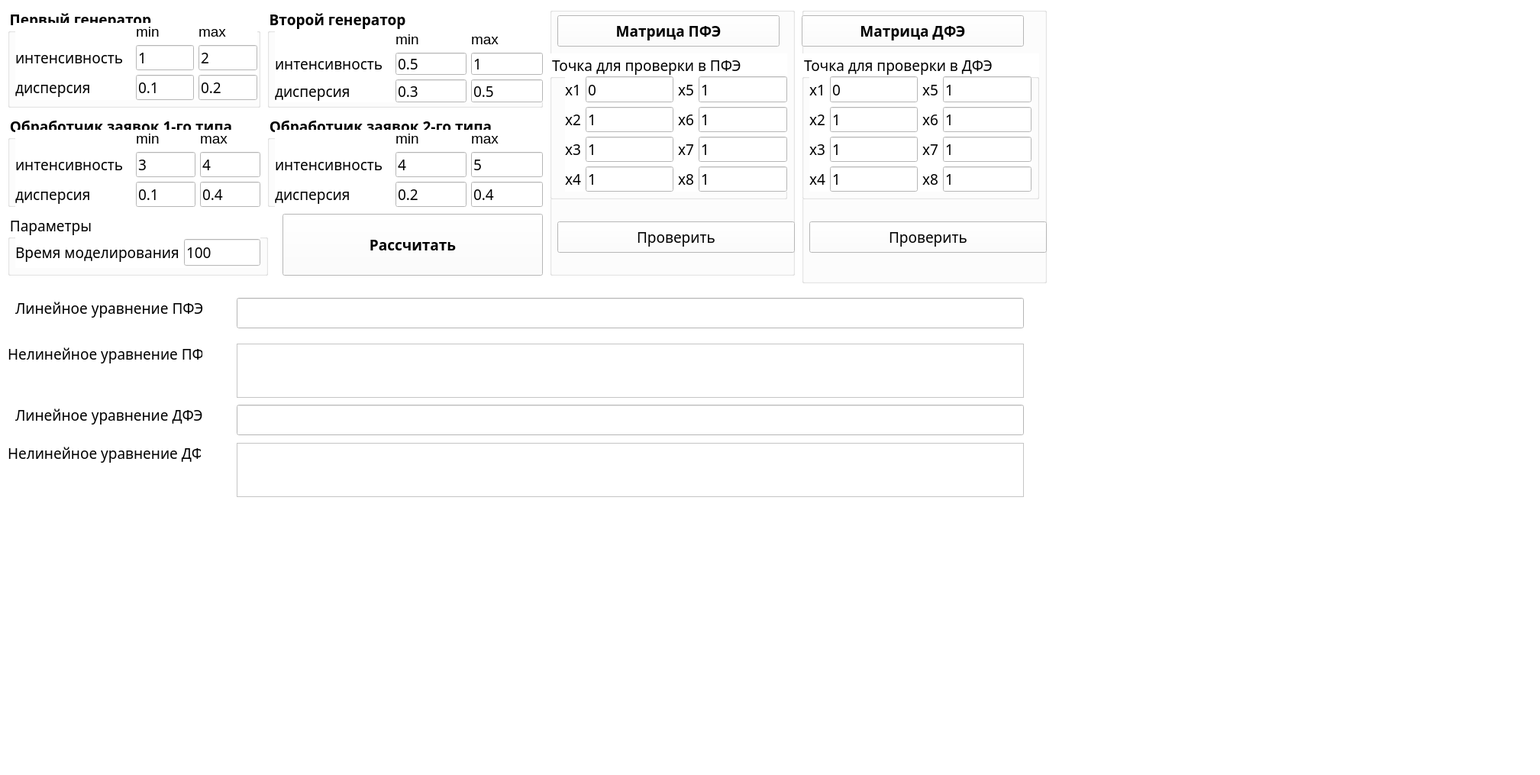
<?xml version="1.0" encoding="UTF-8"?>
<ui version="4.0">
 <class>Form</class>
 <widget class="QWidget" name="Form">
  <property name="geometry">
   <rect>
    <x>0</x>
    <y>0</y>
    <width>2017</width>
    <height>1015</height>
   </rect>
  </property>
  <property name="sizePolicy">
   <sizepolicy hsizetype="Fixed" vsizetype="Fixed">
    <horstretch>0</horstretch>
    <verstretch>0</verstretch>
   </sizepolicy>
  </property>
  <property name="font">
   <font>
    <family>Monaco</family>
    <pointsize>14</pointsize>
   </font>
  </property>
  <property name="windowTitle">
   <string>EP lab_3</string>
  </property>
  <property name="styleSheet">
   <string notr="true">background-color: rgb(255, 255, 255);</string>
  </property>
  <widget class="QPushButton" name="calc_button">
   <property name="geometry">
    <rect>
     <x>370</x>
     <y>280</y>
     <width>341</width>
     <height>81</height>
    </rect>
   </property>
   <property name="font">
    <font>
     <family>Monaco</family>
     <pointsize>14</pointsize>
     <weight>75</weight>
     <bold>true</bold>
    </font>
   </property>
   <property name="styleSheet">
    <string notr="true">background-color: rgb(255, 255, 255);</string>
   </property>
   <property name="text">
    <string>Рассчитать</string>
   </property>
  </widget>
  <widget class="QGroupBox" name="groupBox">
   <property name="geometry">
    <rect>
     <x>10</x>
     <y>10</y>
     <width>331</width>
     <height>131</height>
    </rect>
   </property>
   <property name="font">
    <font>
     <family>Monaco</family>
     <pointsize>14</pointsize>
     <weight>75</weight>
     <bold>true</bold>
    </font>
   </property>
   <property name="styleSheet">
    <string notr="true">background-color: rgb(255, 255, 255);</string>
   </property>
   <property name="title">
    <string>Первый генератор</string>
   </property>
   <widget class="QWidget" name="gridLayoutWidget">
    <property name="geometry">
     <rect>
      <x>10</x>
      <y>20</y>
      <width>317</width>
      <height>101</height>
     </rect>
    </property>
    <layout class="QGridLayout" name="gridLayout_3">
     <item row="2" column="0">
      <widget class="QLabel" name="label_a_2">
       <property name="font">
        <font>
         <family>Monaco</family>
         <pointsize>14</pointsize>
        </font>
       </property>
       <property name="text">
        <string notr="true">дисперсия</string>
       </property>
      </widget>
     </item>
     <item row="0" column="2">
      <widget class="QLabel" name="label_8">
       <property name="font">
        <font>
         <pointsize>14</pointsize>
        </font>
       </property>
       <property name="text">
        <string>max</string>
       </property>
      </widget>
     </item>
     <item row="2" column="2">
      <widget class="QLineEdit" name="line_edit_max_gen_var">
       <property name="font">
        <font>
         <family>Monaco</family>
         <pointsize>14</pointsize>
        </font>
       </property>
       <property name="text">
        <string>0.2</string>
       </property>
      </widget>
     </item>
     <item row="1" column="1">
      <widget class="QLineEdit" name="line_edit_min_gen_int">
       <property name="font">
        <font>
         <family>Monaco</family>
         <pointsize>14</pointsize>
        </font>
       </property>
       <property name="text">
        <string>1</string>
       </property>
      </widget>
     </item>
     <item row="1" column="0">
      <widget class="QLabel" name="label_b">
       <property name="font">
        <font>
         <family>Monaco</family>
         <pointsize>14</pointsize>
        </font>
       </property>
       <property name="text">
        <string notr="true">интенсивность  </string>
       </property>
      </widget>
     </item>
     <item row="0" column="1">
      <widget class="QLabel" name="label_5">
       <property name="font">
        <font>
         <pointsize>14</pointsize>
        </font>
       </property>
       <property name="text">
        <string>min</string>
       </property>
      </widget>
     </item>
     <item row="2" column="1">
      <widget class="QLineEdit" name="line_edit_min_gen_var">
       <property name="font">
        <font>
         <family>Monaco</family>
         <pointsize>14</pointsize>
        </font>
       </property>
       <property name="text">
        <string>0.1</string>
       </property>
      </widget>
     </item>
     <item row="1" column="2">
      <widget class="QLineEdit" name="line_edit_max_gen_int">
       <property name="font">
        <font>
         <family>Monaco</family>
         <pointsize>14</pointsize>
        </font>
       </property>
       <property name="text">
        <string>2</string>
       </property>
      </widget>
     </item>
    </layout>
   </widget>
  </widget>
  <widget class="QGroupBox" name="groupBox_3">
   <property name="geometry">
    <rect>
     <x>10</x>
     <y>280</y>
     <width>341</width>
     <height>81</height>
    </rect>
   </property>
   <property name="font">
    <font>
     <family>Monaco</family>
     <pointsize>14</pointsize>
    </font>
   </property>
   <property name="styleSheet">
    <string notr="true">background-color: rgb(255, 255, 255);</string>
   </property>
   <property name="title">
    <string>Параметры</string>
   </property>
   <widget class="QWidget" name="gridLayoutWidget_4">
    <property name="geometry">
     <rect>
      <x>10</x>
      <y>30</y>
      <width>321</width>
      <height>41</height>
     </rect>
    </property>
    <layout class="QGridLayout" name="gridLayout_6">
     <item row="0" column="0">
      <widget class="QLabel" name="label_req_cnt">
       <property name="font">
        <font>
         <family>Monaco</family>
         <pointsize>14</pointsize>
        </font>
       </property>
       <property name="text">
        <string>Время моделирования</string>
       </property>
      </widget>
     </item>
     <item row="0" column="1">
      <widget class="QLineEdit" name="line_edit_time">
       <property name="font">
        <font>
         <family>Monaco</family>
         <pointsize>14</pointsize>
        </font>
       </property>
       <property name="text">
        <string>100</string>
       </property>
      </widget>
     </item>
    </layout>
   </widget>
  </widget>
  <widget class="QGroupBox" name="groupBox_2">
   <property name="geometry">
    <rect>
     <x>10</x>
     <y>150</y>
     <width>331</width>
     <height>121</height>
    </rect>
   </property>
   <property name="font">
    <font>
     <family>Monaco</family>
     <pointsize>14</pointsize>
     <weight>75</weight>
     <bold>true</bold>
    </font>
   </property>
   <property name="styleSheet">
    <string notr="true">background-color: rgb(255, 255, 255);</string>
   </property>
   <property name="title">
    <string>Обработчик заявок 1-го типа</string>
   </property>
   <widget class="QWidget" name="gridLayoutWidget_2">
    <property name="geometry">
     <rect>
      <x>10</x>
      <y>20</y>
      <width>321</width>
      <height>101</height>
     </rect>
    </property>
    <layout class="QGridLayout" name="gridLayout_4">
     <item row="2" column="0">
      <widget class="QLabel" name="label_a_3">
       <property name="font">
        <font>
         <family>Monaco</family>
         <pointsize>14</pointsize>
        </font>
       </property>
       <property name="text">
        <string notr="true">дисперсия </string>
       </property>
      </widget>
     </item>
     <item row="2" column="1">
      <widget class="QLineEdit" name="line_edit_min_pm_var_1">
       <property name="font">
        <font>
         <family>Monaco</family>
         <pointsize>14</pointsize>
        </font>
       </property>
       <property name="text">
        <string>0.1</string>
       </property>
      </widget>
     </item>
     <item row="2" column="2">
      <widget class="QLineEdit" name="line_edit_max_pm_var_1">
       <property name="font">
        <font>
         <family>Monaco</family>
         <pointsize>14</pointsize>
        </font>
       </property>
       <property name="text">
        <string>0.4</string>
       </property>
      </widget>
     </item>
     <item row="1" column="0">
      <widget class="QLabel" name="label_a_4">
       <property name="font">
        <font>
         <family>Monaco</family>
         <pointsize>14</pointsize>
        </font>
       </property>
       <property name="text">
        <string notr="true">интенсивность  </string>
       </property>
      </widget>
     </item>
     <item row="1" column="1">
      <widget class="QLineEdit" name="line_edit_min_pm_int_1">
       <property name="font">
        <font>
         <family>Monaco</family>
         <pointsize>14</pointsize>
        </font>
       </property>
       <property name="text">
        <string>3</string>
       </property>
      </widget>
     </item>
     <item row="0" column="1">
      <widget class="QLabel" name="label_6">
       <property name="font">
        <font>
         <pointsize>14</pointsize>
        </font>
       </property>
       <property name="text">
        <string>min</string>
       </property>
      </widget>
     </item>
     <item row="0" column="2">
      <widget class="QLabel" name="label_7">
       <property name="font">
        <font>
         <pointsize>14</pointsize>
        </font>
       </property>
       <property name="text">
        <string>max</string>
       </property>
      </widget>
     </item>
     <item row="1" column="2">
      <widget class="QLineEdit" name="line_edit_max_pm_int_1">
       <property name="font">
        <font>
         <family>Monaco</family>
         <pointsize>14</pointsize>
        </font>
       </property>
       <property name="text">
        <string>4</string>
       </property>
      </widget>
     </item>
    </layout>
   </widget>
  </widget>
  <widget class="QGroupBox" name="groupBox_5">
   <property name="geometry">
    <rect>
     <x>350</x>
     <y>10</y>
     <width>361</width>
     <height>131</height>
    </rect>
   </property>
   <property name="font">
    <font>
     <family>Monaco</family>
     <pointsize>14</pointsize>
     <weight>75</weight>
     <bold>true</bold>
    </font>
   </property>
   <property name="styleSheet">
    <string notr="true">background-color: rgb(255, 255, 255);</string>
   </property>
   <property name="title">
    <string>Второй генератор</string>
   </property>
   <widget class="QWidget" name="gridLayoutWidget_6">
    <property name="geometry">
     <rect>
      <x>10</x>
      <y>30</y>
      <width>351</width>
      <height>94</height>
     </rect>
    </property>
    <layout class="QGridLayout" name="gridLayout_5">
     <item row="1" column="0">
      <widget class="QLabel" name="label_a_6">
       <property name="font">
        <font>
         <family>Monaco</family>
         <pointsize>14</pointsize>
        </font>
       </property>
       <property name="text">
        <string notr="true">интенсивность  </string>
       </property>
      </widget>
     </item>
     <item row="0" column="1">
      <widget class="QLabel" name="label_3">
       <property name="font">
        <font>
         <pointsize>14</pointsize>
        </font>
       </property>
       <property name="text">
        <string>min</string>
       </property>
      </widget>
     </item>
     <item row="2" column="2">
      <widget class="QLineEdit" name="line_edit_max_gen_var_2">
       <property name="font">
        <font>
         <family>Monaco</family>
         <pointsize>14</pointsize>
        </font>
       </property>
       <property name="text">
        <string>0.5</string>
       </property>
      </widget>
     </item>
     <item row="1" column="2">
      <widget class="QLineEdit" name="line_edit_max_gen_int_2">
       <property name="font">
        <font>
         <family>Monaco</family>
         <pointsize>14</pointsize>
        </font>
       </property>
       <property name="text">
        <string>1</string>
       </property>
      </widget>
     </item>
     <item row="0" column="2">
      <widget class="QLabel" name="label_4">
       <property name="font">
        <font>
         <pointsize>14</pointsize>
        </font>
       </property>
       <property name="text">
        <string>max</string>
       </property>
      </widget>
     </item>
     <item row="1" column="1">
      <widget class="QLineEdit" name="line_edit_min_gen_int_2">
       <property name="font">
        <font>
         <family>Monaco</family>
         <pointsize>14</pointsize>
        </font>
       </property>
       <property name="text">
        <string>0.5</string>
       </property>
      </widget>
     </item>
     <item row="2" column="1">
      <widget class="QLineEdit" name="line_edit_min_gen_var_2">
       <property name="font">
        <font>
         <family>Monaco</family>
         <pointsize>14</pointsize>
        </font>
       </property>
       <property name="text">
        <string>0.3</string>
       </property>
      </widget>
     </item>
     <item row="2" column="0">
      <widget class="QLabel" name="label_a_5">
       <property name="font">
        <font>
         <family>Monaco</family>
         <pointsize>14</pointsize>
        </font>
       </property>
       <property name="text">
        <string notr="true">дисперсия</string>
       </property>
      </widget>
     </item>
    </layout>
   </widget>
  </widget>
  <widget class="QGroupBox" name="groupBox_7">
   <property name="geometry">
    <rect>
     <x>350</x>
     <y>150</y>
     <width>361</width>
     <height>121</height>
    </rect>
   </property>
   <property name="font">
    <font>
     <family>Monaco</family>
     <pointsize>14</pointsize>
     <weight>75</weight>
     <bold>true</bold>
    </font>
   </property>
   <property name="styleSheet">
    <string notr="true">background-color: rgb(255, 255, 255);</string>
   </property>
   <property name="title">
    <string>Обработчик заявок 2-го типа</string>
   </property>
   <widget class="QWidget" name="gridLayoutWidget_8">
    <property name="geometry">
     <rect>
      <x>10</x>
      <y>20</y>
      <width>351</width>
      <height>101</height>
     </rect>
    </property>
    <layout class="QGridLayout" name="gridLayout_10">
     <item row="1" column="2">
      <widget class="QLineEdit" name="line_edit_max_pm_int_2">
       <property name="font">
        <font>
         <family>Monaco</family>
         <pointsize>14</pointsize>
        </font>
       </property>
       <property name="text">
        <string>5</string>
       </property>
      </widget>
     </item>
     <item row="0" column="1">
      <widget class="QLabel" name="label">
       <property name="font">
        <font>
         <pointsize>14</pointsize>
        </font>
       </property>
       <property name="text">
        <string>min</string>
       </property>
      </widget>
     </item>
     <item row="0" column="2">
      <widget class="QLabel" name="label_2">
       <property name="font">
        <font>
         <pointsize>14</pointsize>
        </font>
       </property>
       <property name="text">
        <string>max</string>
       </property>
      </widget>
     </item>
     <item row="1" column="1">
      <widget class="QLineEdit" name="line_edit_min_pm_int_2">
       <property name="font">
        <font>
         <family>Monaco</family>
         <pointsize>14</pointsize>
        </font>
       </property>
       <property name="text">
        <string>4</string>
       </property>
      </widget>
     </item>
     <item row="2" column="1">
      <widget class="QLineEdit" name="line_edit_min_pm_var_2">
       <property name="font">
        <font>
         <family>Monaco</family>
         <pointsize>14</pointsize>
        </font>
       </property>
       <property name="text">
        <string>0.2</string>
       </property>
      </widget>
     </item>
     <item row="2" column="0">
      <widget class="QLabel" name="label_a_23">
       <property name="font">
        <font>
         <family>Monaco</family>
         <pointsize>14</pointsize>
        </font>
       </property>
       <property name="text">
        <string notr="true">дисперсия</string>
       </property>
      </widget>
     </item>
     <item row="1" column="0">
      <widget class="QLabel" name="label_a_24">
       <property name="font">
        <font>
         <family>Monaco</family>
         <pointsize>14</pointsize>
        </font>
       </property>
       <property name="text">
        <string notr="true">интенсивность  </string>
       </property>
      </widget>
     </item>
     <item row="2" column="2">
      <widget class="QLineEdit" name="line_edit_max_pm_var_2">
       <property name="font">
        <font>
         <family>Monaco</family>
         <pointsize>14</pointsize>
        </font>
       </property>
       <property name="text">
        <string>0.4</string>
       </property>
      </widget>
     </item>
    </layout>
   </widget>
  </widget>
  <widget class="QGroupBox" name="groupBox_8">
   <property name="geometry">
    <rect>
     <x>720</x>
     <y>10</y>
     <width>321</width>
     <height>351</height>
    </rect>
   </property>
   <property name="styleSheet">
    <string notr="true">background-color: rgb(255, 255, 255);</string>
   </property>
   <property name="title">
    <string/>
   </property>
   <widget class="QPushButton" name="show_full_table_button">
    <property name="geometry">
     <rect>
      <x>10</x>
      <y>10</y>
      <width>291</width>
      <height>41</height>
     </rect>
    </property>
    <property name="font">
     <font>
      <family>Monaco</family>
      <pointsize>14</pointsize>
      <weight>75</weight>
      <bold>true</bold>
     </font>
    </property>
    <property name="styleSheet">
     <string notr="true">background-color: rgb(255, 255, 255);</string>
    </property>
    <property name="text">
     <string>Матрица ПФЭ</string>
    </property>
   </widget>
   <widget class="QPushButton" name="check_full_button">
    <property name="geometry">
     <rect>
      <x>10</x>
      <y>280</y>
      <width>311</width>
      <height>41</height>
     </rect>
    </property>
    <property name="font">
     <font>
      <family>Monaco</family>
      <pointsize>14</pointsize>
     </font>
    </property>
    <property name="styleSheet">
     <string notr="true">background-color: rgb(255, 255, 255);</string>
    </property>
    <property name="text">
     <string>Проверить</string>
    </property>
   </widget>
   <widget class="QGroupBox" name="groupBox_4">
    <property name="geometry">
     <rect>
      <x>0</x>
      <y>60</y>
      <width>311</width>
      <height>191</height>
     </rect>
    </property>
    <property name="font">
     <font>
      <family>Monaco</family>
      <pointsize>14</pointsize>
     </font>
    </property>
    <property name="title">
     <string>Точка для проверки в ПФЭ</string>
    </property>
    <widget class="QWidget" name="gridLayoutWidget_5">
     <property name="geometry">
      <rect>
       <x>20</x>
       <y>30</y>
       <width>291</width>
       <height>151</height>
      </rect>
     </property>
     <layout class="QGridLayout" name="gridLayout_8">
      <item row="1" column="4">
       <widget class="QLineEdit" name="line_edit_x6_full">
        <property name="font">
         <font>
          <family>Monaco</family>
          <pointsize>14</pointsize>
         </font>
        </property>
        <property name="text">
         <string>1</string>
        </property>
       </widget>
      </item>
      <item row="2" column="2">
       <widget class="QLineEdit" name="line_edit_x3_full">
        <property name="font">
         <font>
          <family>Monaco</family>
          <pointsize>14</pointsize>
         </font>
        </property>
        <property name="text">
         <string>1</string>
        </property>
       </widget>
      </item>
      <item row="1" column="0">
       <widget class="QLabel" name="label_a_7">
        <property name="font">
         <font>
          <family>Monaco</family>
          <pointsize>14</pointsize>
         </font>
        </property>
        <property name="text">
         <string notr="true">x2</string>
        </property>
       </widget>
      </item>
      <item row="1" column="2">
       <widget class="QLineEdit" name="line_edit_x2_full">
        <property name="font">
         <font>
          <family>Monaco</family>
          <pointsize>14</pointsize>
         </font>
        </property>
        <property name="text">
         <string>1</string>
        </property>
       </widget>
      </item>
      <item row="0" column="4">
       <widget class="QLineEdit" name="line_edit_x5_full">
        <property name="font">
         <font>
          <family>Monaco</family>
          <pointsize>14</pointsize>
         </font>
        </property>
        <property name="text">
         <string>1</string>
        </property>
       </widget>
      </item>
      <item row="0" column="2">
       <widget class="QLineEdit" name="line_edit_x1_full">
        <property name="font">
         <font>
          <family>Monaco</family>
          <pointsize>14</pointsize>
         </font>
        </property>
        <property name="text">
         <string>0</string>
        </property>
       </widget>
      </item>
      <item row="3" column="2">
       <widget class="QLineEdit" name="line_edit_x4_full">
        <property name="font">
         <font>
          <family>Monaco</family>
          <pointsize>14</pointsize>
         </font>
        </property>
        <property name="text">
         <string>1</string>
        </property>
       </widget>
      </item>
      <item row="1" column="3">
       <widget class="QLabel" name="label_a_15">
        <property name="font">
         <font>
          <family>Monaco</family>
          <pointsize>14</pointsize>
         </font>
        </property>
        <property name="text">
         <string notr="true">x6</string>
        </property>
       </widget>
      </item>
      <item row="3" column="0">
       <widget class="QLabel" name="label_a_13">
        <property name="font">
         <font>
          <family>Monaco</family>
          <pointsize>14</pointsize>
         </font>
        </property>
        <property name="text">
         <string notr="true">x4</string>
        </property>
       </widget>
      </item>
      <item row="2" column="0">
       <widget class="QLabel" name="label_a_12">
        <property name="font">
         <font>
          <family>Monaco</family>
          <pointsize>14</pointsize>
         </font>
        </property>
        <property name="text">
         <string notr="true">x3</string>
        </property>
       </widget>
      </item>
      <item row="0" column="3">
       <widget class="QLabel" name="label_a_14">
        <property name="font">
         <font>
          <family>Monaco</family>
          <pointsize>14</pointsize>
         </font>
        </property>
        <property name="text">
         <string notr="true">x5</string>
        </property>
       </widget>
      </item>
      <item row="0" column="0">
       <widget class="QLabel" name="label_a_9">
        <property name="font">
         <font>
          <family>Monaco</family>
          <pointsize>14</pointsize>
         </font>
        </property>
        <property name="text">
         <string notr="true">x1</string>
        </property>
       </widget>
      </item>
      <item row="2" column="3">
       <widget class="QLabel" name="label_a_25">
        <property name="font">
         <font>
          <family>Monaco</family>
          <pointsize>14</pointsize>
         </font>
        </property>
        <property name="text">
         <string notr="true">x7</string>
        </property>
       </widget>
      </item>
      <item row="3" column="3">
       <widget class="QLabel" name="label_a_26">
        <property name="font">
         <font>
          <family>Monaco</family>
          <pointsize>14</pointsize>
         </font>
        </property>
        <property name="text">
         <string notr="true">x8</string>
        </property>
       </widget>
      </item>
      <item row="2" column="4">
       <widget class="QLineEdit" name="line_edit_x7_full">
        <property name="font">
         <font>
          <family>Monaco</family>
          <pointsize>14</pointsize>
         </font>
        </property>
        <property name="text">
         <string>1</string>
        </property>
       </widget>
      </item>
      <item row="3" column="4">
       <widget class="QLineEdit" name="line_edit_x8_full">
        <property name="font">
         <font>
          <family>Monaco</family>
          <pointsize>14</pointsize>
         </font>
        </property>
        <property name="text">
         <string>1</string>
        </property>
       </widget>
      </item>
     </layout>
    </widget>
   </widget>
  </widget>
  <widget class="QGroupBox" name="groupBox_9">
   <property name="geometry">
    <rect>
     <x>1050</x>
     <y>10</y>
     <width>321</width>
     <height>361</height>
    </rect>
   </property>
   <property name="styleSheet">
    <string notr="true">background-color: rgb(255, 255, 255);</string>
   </property>
   <property name="title">
    <string/>
   </property>
   <widget class="QPushButton" name="show_partial_table_button">
    <property name="geometry">
     <rect>
      <x>0</x>
      <y>10</y>
      <width>291</width>
      <height>41</height>
     </rect>
    </property>
    <property name="font">
     <font>
      <family>Monaco</family>
      <pointsize>14</pointsize>
      <weight>75</weight>
      <bold>true</bold>
     </font>
    </property>
    <property name="text">
     <string>Матрица ДФЭ</string>
    </property>
   </widget>
   <widget class="QGroupBox" name="groupBox_6">
    <property name="geometry">
     <rect>
      <x>0</x>
      <y>60</y>
      <width>311</width>
      <height>191</height>
     </rect>
    </property>
    <property name="font">
     <font>
      <family>Monaco</family>
      <pointsize>14</pointsize>
     </font>
    </property>
    <property name="title">
     <string>Точка для проверки в ДФЭ</string>
    </property>
    <widget class="QWidget" name="gridLayoutWidget_7">
     <property name="geometry">
      <rect>
       <x>10</x>
       <y>30</y>
       <width>291</width>
       <height>151</height>
      </rect>
     </property>
     <layout class="QGridLayout" name="gridLayout_9">
      <item row="3" column="0">
       <widget class="QLabel" name="label_a_17">
        <property name="font">
         <font>
          <family>Monaco</family>
          <pointsize>14</pointsize>
         </font>
        </property>
        <property name="text">
         <string notr="true">x4</string>
        </property>
       </widget>
      </item>
      <item row="1" column="0">
       <widget class="QLabel" name="label_a_18">
        <property name="font">
         <font>
          <family>Monaco</family>
          <pointsize>14</pointsize>
         </font>
        </property>
        <property name="text">
         <string notr="true">x2</string>
        </property>
       </widget>
      </item>
      <item row="2" column="0">
       <widget class="QLabel" name="label_a_19">
        <property name="font">
         <font>
          <family>Monaco</family>
          <pointsize>14</pointsize>
         </font>
        </property>
        <property name="text">
         <string notr="true">x3</string>
        </property>
       </widget>
      </item>
      <item row="0" column="0">
       <widget class="QLabel" name="label_a_16">
        <property name="font">
         <font>
          <family>Monaco</family>
          <pointsize>14</pointsize>
         </font>
        </property>
        <property name="text">
         <string notr="true">x1</string>
        </property>
       </widget>
      </item>
      <item row="3" column="2">
       <widget class="QLineEdit" name="line_edit_x4_partial">
        <property name="font">
         <font>
          <family>Monaco</family>
          <pointsize>14</pointsize>
         </font>
        </property>
        <property name="text">
         <string>1</string>
        </property>
       </widget>
      </item>
      <item row="0" column="4">
       <widget class="QLineEdit" name="line_edit_x5_partial">
        <property name="font">
         <font>
          <family>Monaco</family>
          <pointsize>14</pointsize>
         </font>
        </property>
        <property name="text">
         <string>1</string>
        </property>
       </widget>
      </item>
      <item row="0" column="2">
       <widget class="QLineEdit" name="line_edit_x1_partial">
        <property name="font">
         <font>
          <family>Monaco</family>
          <pointsize>14</pointsize>
         </font>
        </property>
        <property name="text">
         <string>0</string>
        </property>
       </widget>
      </item>
      <item row="2" column="2">
       <widget class="QLineEdit" name="line_edit_x3_partial">
        <property name="font">
         <font>
          <family>Monaco</family>
          <pointsize>14</pointsize>
         </font>
        </property>
        <property name="text">
         <string>1</string>
        </property>
       </widget>
      </item>
      <item row="1" column="2">
       <widget class="QLineEdit" name="line_edit_x2_partial">
        <property name="font">
         <font>
          <family>Monaco</family>
          <pointsize>14</pointsize>
         </font>
        </property>
        <property name="text">
         <string>1</string>
        </property>
       </widget>
      </item>
      <item row="0" column="3">
       <widget class="QLabel" name="label_a_20">
        <property name="font">
         <font>
          <family>Monaco</family>
          <pointsize>14</pointsize>
         </font>
        </property>
        <property name="text">
         <string notr="true">x5</string>
        </property>
       </widget>
      </item>
      <item row="1" column="4">
       <widget class="QLineEdit" name="line_edit_x6_partial">
        <property name="font">
         <font>
          <family>Monaco</family>
          <pointsize>14</pointsize>
         </font>
        </property>
        <property name="text">
         <string>1</string>
        </property>
       </widget>
      </item>
      <item row="1" column="3">
       <widget class="QLabel" name="label_a_21">
        <property name="font">
         <font>
          <family>Monaco</family>
          <pointsize>14</pointsize>
         </font>
        </property>
        <property name="text">
         <string notr="true">x6</string>
        </property>
       </widget>
      </item>
      <item row="2" column="3">
       <widget class="QLabel" name="label_a_28">
        <property name="font">
         <font>
          <family>Monaco</family>
          <pointsize>14</pointsize>
         </font>
        </property>
        <property name="text">
         <string notr="true">x7</string>
        </property>
       </widget>
      </item>
      <item row="3" column="3">
       <widget class="QLabel" name="label_a_27">
        <property name="font">
         <font>
          <family>Monaco</family>
          <pointsize>14</pointsize>
         </font>
        </property>
        <property name="text">
         <string notr="true">x8</string>
        </property>
       </widget>
      </item>
      <item row="2" column="4">
       <widget class="QLineEdit" name="line_edit_x7_partial">
        <property name="font">
         <font>
          <family>Monaco</family>
          <pointsize>14</pointsize>
         </font>
        </property>
        <property name="text">
         <string>1</string>
        </property>
       </widget>
      </item>
      <item row="3" column="4">
       <widget class="QLineEdit" name="line_edit_x8_partial">
        <property name="font">
         <font>
          <family>Monaco</family>
          <pointsize>14</pointsize>
         </font>
        </property>
        <property name="text">
         <string>1</string>
        </property>
       </widget>
      </item>
     </layout>
    </widget>
   </widget>
   <widget class="QPushButton" name="check_partial_button">
    <property name="geometry">
     <rect>
      <x>10</x>
      <y>280</y>
      <width>311</width>
      <height>41</height>
     </rect>
    </property>
    <property name="font">
     <font>
      <family>Monaco</family>
      <pointsize>14</pointsize>
     </font>
    </property>
    <property name="text">
     <string>Проверить</string>
    </property>
   </widget>
  </widget>
  <widget class="QLabel" name="label_a_8">
   <property name="geometry">
    <rect>
     <x>20</x>
     <y>390</y>
     <width>255</width>
     <height>26</height>
    </rect>
   </property>
   <property name="font">
    <font>
     <family>Monaco</family>
     <pointsize>14</pointsize>
    </font>
   </property>
   <property name="text">
    <string notr="true">Линейное уравнение ПФЭ</string>
   </property>
  </widget>
  <widget class="QLabel" name="label_b_8">
   <property name="geometry">
    <rect>
     <x>10</x>
     <y>450</y>
     <width>255</width>
     <height>26</height>
    </rect>
   </property>
   <property name="font">
    <font>
     <family>Monaco</family>
     <pointsize>14</pointsize>
    </font>
   </property>
   <property name="text">
    <string notr="true">Нелинейное уравнение ПФЭ</string>
   </property>
  </widget>
  <widget class="QLabel" name="label_a_22">
   <property name="geometry">
    <rect>
     <x>20</x>
     <y>530</y>
     <width>253</width>
     <height>26</height>
    </rect>
   </property>
   <property name="font">
    <font>
     <family>Monaco</family>
     <pointsize>14</pointsize>
    </font>
   </property>
   <property name="text">
    <string notr="true">Линейное уравнение ДФЭ</string>
   </property>
  </widget>
  <widget class="QLabel" name="label_b_9">
   <property name="geometry">
    <rect>
     <x>10</x>
     <y>580</y>
     <width>253</width>
     <height>26</height>
    </rect>
   </property>
   <property name="font">
    <font>
     <family>Monaco</family>
     <pointsize>14</pointsize>
    </font>
   </property>
   <property name="text">
    <string notr="true">Нелинейное уравнение ДФЭ</string>
   </property>
  </widget>
  <widget class="QLineEdit" name="line_edit_lin_regr_full">
   <property name="geometry">
    <rect>
     <x>310</x>
     <y>390</y>
     <width>1031</width>
     <height>40</height>
    </rect>
   </property>
   <property name="font">
    <font>
     <pointsize>10</pointsize>
    </font>
   </property>
   <property name="styleSheet">
    <string notr="true">background-color: rgb(255, 255, 255);</string>
   </property>
  </widget>
  <widget class="QLineEdit" name="line_edit_lin_regr_partial">
   <property name="geometry">
    <rect>
     <x>310</x>
     <y>530</y>
     <width>1031</width>
     <height>40</height>
    </rect>
   </property>
   <property name="font">
    <font>
     <pointsize>10</pointsize>
    </font>
   </property>
   <property name="styleSheet">
    <string notr="true">background-color: rgb(255, 255, 255);</string>
   </property>
  </widget>
  <widget class="QTextEdit" name="line_edit_nonlin_regr_partial">
   <property name="geometry">
    <rect>
     <x>310</x>
     <y>580</y>
     <width>1031</width>
     <height>71</height>
    </rect>
   </property>
   <property name="font">
    <font>
     <pointsize>10</pointsize>
    </font>
   </property>
  </widget>
  <widget class="QTextEdit" name="line_edit_nonlin_regr_full">
   <property name="geometry">
    <rect>
     <x>310</x>
     <y>450</y>
     <width>1031</width>
     <height>71</height>
    </rect>
   </property>
   <property name="font">
    <font>
     <pointsize>10</pointsize>
    </font>
   </property>
  </widget>
 </widget>
 <resources/>
 <connections/>
</ui>
